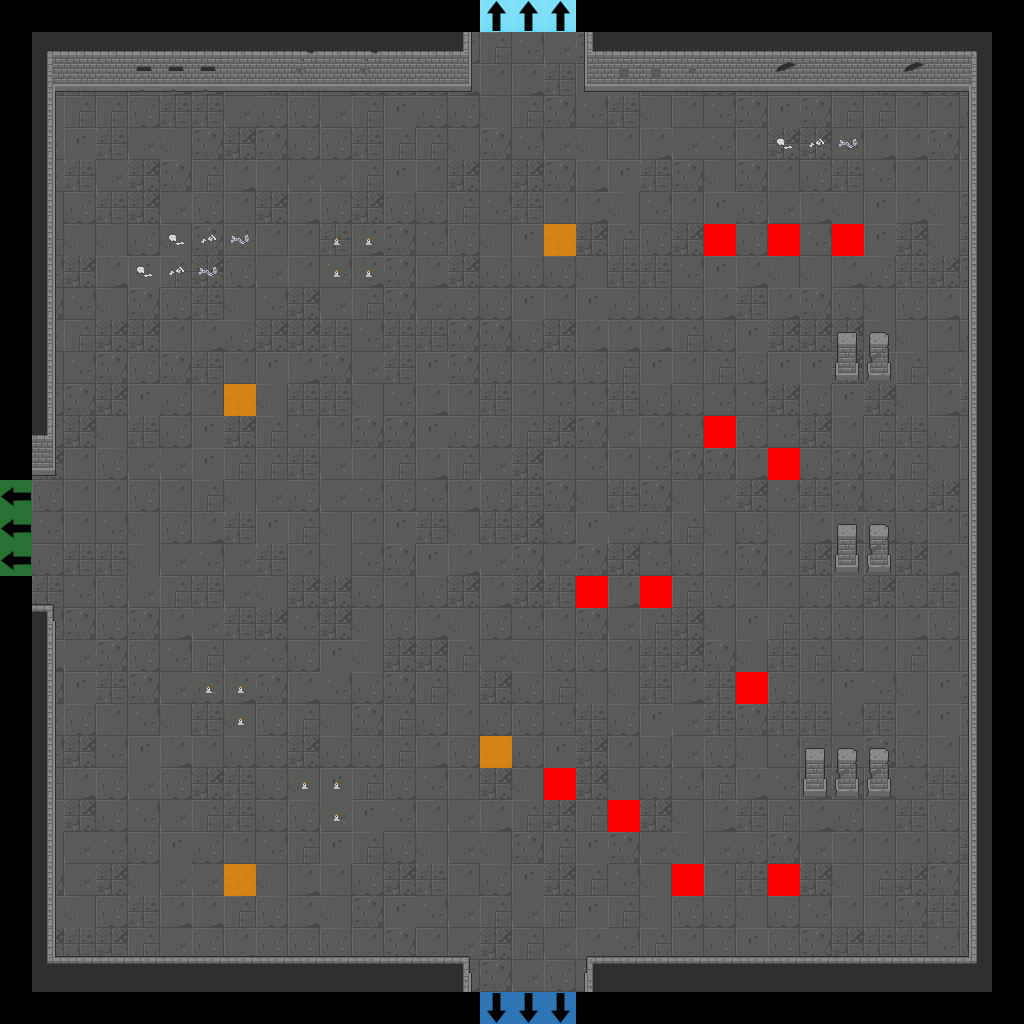

A 2D game scene composited from a Tiled map and its tileset images. What follows is a short description and the map's XML, with each tile layer's data collapsed to a summary:
An orthogonal 32x32 tile map with 32x32 px tiles, 7 tile layers (Floor, Walls, Doors, Pillars, ...), 2 tilesets.

<map version="1.2" tiledversion="2019.04.18" orientation="orthogonal" renderorder="right-down" width="32" height="32" tilewidth="32" tileheight="32" infinite="0" nextlayerid="22" nextobjectid="1">
 <tileset firstgid="1" source="Dungeon_Tileset_2.tsx" />
 <tileset firstgid="321" source="flags.tsx" />
 <layer id="15" name="Floor" width="32" height="32">
  <data>[1024 cells, 900 non-empty, 12 distinct tile ids]</data>
 </layer>
 <layer id="16" name="Walls" width="32" height="32">
  <data>[1024 cells, 161 non-empty, 37 distinct tile ids]</data>
 </layer>
 <layer id="17" name="Doors" width="32" height="32">
  <data>[1024 cells, 0 non-empty, 0 distinct tile ids]</data>
 </layer>
 <layer id="18" name="Pillars" width="32" height="32">
  <data>[1024 cells, 14 non-empty, 4 distinct tile ids]</data>
 </layer>
 <layer id="19" name="Candles" width="32" height="32">
  <data>[1024 cells, 10 non-empty, 1 distinct tile ids]</data>
 </layer>
 <layer id="20" name="Debris" width="32" height="32">
  <data>[1024 cells, 9 non-empty, 3 distinct tile ids]</data>
 </layer>
 <layer id="21" name="Flags" width="32" height="32">
  <data>[1024 cells, 25 non-empty, 5 distinct tile ids]</data>
 </layer>
</map>
